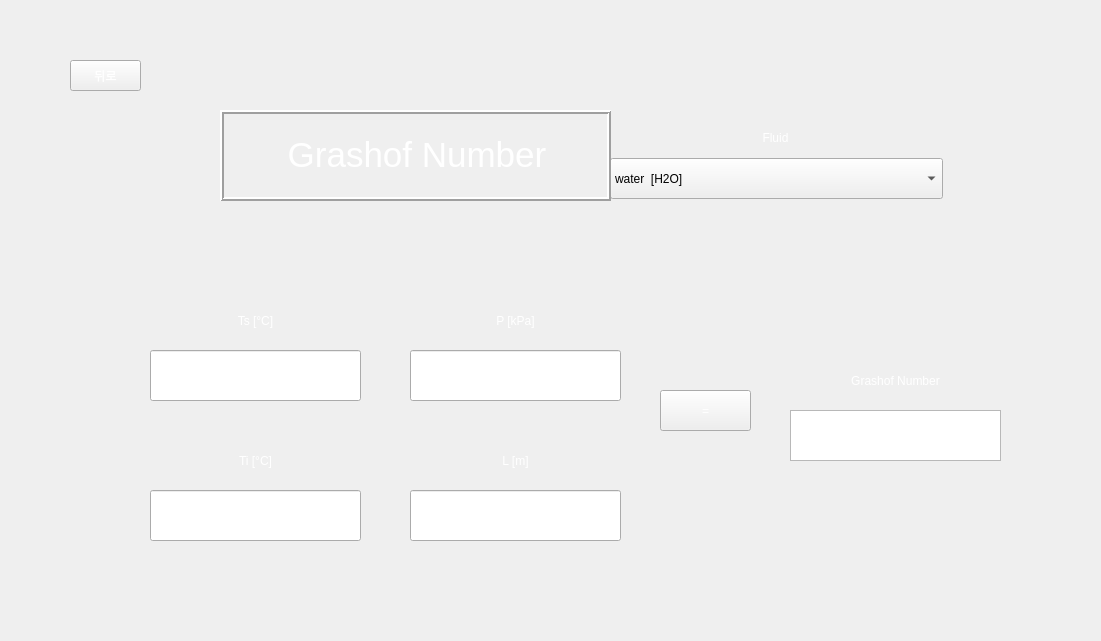
<?xml version="1.0" encoding="UTF-8"?>
<ui version="4.0">
 <class>Form_Gr</class>
 <widget class="QWidget" name="Form_Gr">
  <property name="geometry">
   <rect>
    <x>0</x>
    <y>0</y>
    <width>1101</width>
    <height>641</height>
   </rect>
  </property>
  <property name="minimumSize">
   <size>
    <width>691</width>
    <height>401</height>
   </size>
  </property>
  <property name="maximumSize">
   <size>
    <width>1101</width>
    <height>641</height>
   </size>
  </property>
  <property name="windowTitle">
   <string>GrCalc</string>
  </property>
  <property name="styleSheet">
   <string notr="true">background-image: url(:/background/하얀거.png);</string>
  </property>
  <widget class="QPushButton" name="toolButton">
   <property name="geometry">
    <rect>
     <x>660</x>
     <y>390</y>
     <width>91</width>
     <height>41</height>
    </rect>
   </property>
   <property name="styleSheet">
    <string notr="true">QPushButton {
color: qlineargradient(spread:pad, x1:0, y1:1, x2:1, y2:0, stop:0 rgba(255, 255, 255, 255), stop:1 rgba(255, 255, 255, 255));
background-image: url(:/background/버튼2.png);
font: 20pt &quot;맑은 고딕&quot;;
}
QPushButton:hover{
border-image: url(:/background/버튼클릭2.png);
}</string>
   </property>
   <property name="text">
    <string>=</string>
   </property>
  </widget>
  <widget class="QPushButton" name="pushButton">
   <property name="geometry">
    <rect>
     <x>70</x>
     <y>60</y>
     <width>71</width>
     <height>31</height>
    </rect>
   </property>
   <property name="styleSheet">
    <string notr="true">QPushButton {
color: qlineargradient(spread:pad, x1:0, y1:1, x2:1, y2:0, stop:0 rgba(255, 255, 255, 255), stop:1 rgba(255, 255, 255, 255));
background-image: url(:/background/버튼2.png);
font: 14pt &quot;맑은 고딕&quot;;
}
QPushButton:hover{
border-image: url(:/background/버튼클릭2.png);
}</string>
   </property>
   <property name="text">
    <string>뒤로</string>
   </property>
  </widget>
  <widget class="QLabel" name="label">
   <property name="geometry">
    <rect>
     <x>0</x>
     <y>0</y>
     <width>1101</width>
     <height>641</height>
    </rect>
   </property>
   <property name="maximumSize">
    <size>
     <width>1101</width>
     <height>641</height>
    </size>
   </property>
   <property name="styleSheet">
    <string notr="true">image: url(:/background/배경2.png);</string>
   </property>
   <property name="text">
    <string/>
   </property>
  </widget>
  <widget class="QLabel" name="label_3">
   <property name="geometry">
    <rect>
     <x>150</x>
     <y>290</y>
     <width>211</width>
     <height>61</height>
    </rect>
   </property>
   <property name="maximumSize">
    <size>
     <width>11111111</width>
     <height>11111111</height>
    </size>
   </property>
   <property name="styleSheet">
    <string notr="true">color: qlineargradient(spread:pad, x1:0, y1:1, x2:1, y2:0, stop:0 rgba(255, 255, 255, 255), stop:1 rgba(255, 255, 255, 255));
background-image: url(:/background/버튼2.png);
font: 20pt &quot;맑은 고딕&quot;;</string>
   </property>
   <property name="text">
    <string>Ts [°C]</string>
   </property>
   <property name="alignment">
    <set>Qt::AlignCenter</set>
   </property>
   <property name="buddy">
    <cstring>lineEdit_2</cstring>
   </property>
  </widget>
  <widget class="QLabel" name="label_5">
   <property name="geometry">
    <rect>
     <x>410</x>
     <y>290</y>
     <width>211</width>
     <height>61</height>
    </rect>
   </property>
   <property name="maximumSize">
    <size>
     <width>11111111</width>
     <height>11111111</height>
    </size>
   </property>
   <property name="styleSheet">
    <string notr="true">color: qlineargradient(spread:pad, x1:0, y1:1, x2:1, y2:0, stop:0 rgba(255, 255, 255, 255), stop:1 rgba(255, 255, 255, 255));
background-image: url(:/background/버튼2.png);
font: 20pt &quot;맑은 고딕&quot;;</string>
   </property>
   <property name="text">
    <string>P [kPa]</string>
   </property>
   <property name="alignment">
    <set>Qt::AlignCenter</set>
   </property>
   <property name="buddy">
    <cstring>lineEdit_3</cstring>
   </property>
  </widget>
  <widget class="QLabel" name="label_2">
   <property name="geometry">
    <rect>
     <x>610</x>
     <y>112</y>
     <width>331</width>
     <height>51</height>
    </rect>
   </property>
   <property name="styleSheet">
    <string notr="true">color: qlineargradient(spread:pad, x1:0, y1:1, x2:1, y2:0, stop:0 rgba(255, 255, 255, 255), stop:1 rgba(255, 255, 255, 255));
background-image: url(:/background/버튼2.png);
font: 20pt &quot;맑은 고딕&quot;;</string>
   </property>
   <property name="text">
    <string>Fluid</string>
   </property>
   <property name="alignment">
    <set>Qt::AlignCenter</set>
   </property>
  </widget>
  <widget class="QLineEdit" name="lineEdit_4">
   <property name="geometry">
    <rect>
     <x>410</x>
     <y>350</y>
     <width>211</width>
     <height>51</height>
    </rect>
   </property>
   <property name="maximumSize">
    <size>
     <width>11111111</width>
     <height>11111111</height>
    </size>
   </property>
   <property name="styleSheet">
    <string notr="true">
font: 14pt &quot;맑은 고딕&quot;;</string>
   </property>
  </widget>
  <widget class="QLineEdit" name="lineEdit_2">
   <property name="geometry">
    <rect>
     <x>150</x>
     <y>350</y>
     <width>211</width>
     <height>51</height>
    </rect>
   </property>
   <property name="maximumSize">
    <size>
     <width>11111111</width>
     <height>11111111</height>
    </size>
   </property>
   <property name="styleSheet">
    <string notr="true">
font: 14pt &quot;맑은 고딕&quot;;</string>
   </property>
  </widget>
  <widget class="QLabel" name="label_4">
   <property name="geometry">
    <rect>
     <x>150</x>
     <y>430</y>
     <width>211</width>
     <height>61</height>
    </rect>
   </property>
   <property name="maximumSize">
    <size>
     <width>11111111</width>
     <height>11111111</height>
    </size>
   </property>
   <property name="styleSheet">
    <string notr="true">color: qlineargradient(spread:pad, x1:0, y1:1, x2:1, y2:0, stop:0 rgba(255, 255, 255, 255), stop:1 rgba(255, 255, 255, 255));
background-image: url(:/background/버튼2.png);
font: 20pt &quot;맑은 고딕&quot;;</string>
   </property>
   <property name="text">
    <string>Ti [°C]</string>
   </property>
   <property name="alignment">
    <set>Qt::AlignCenter</set>
   </property>
   <property name="buddy">
    <cstring>lineEdit_3</cstring>
   </property>
  </widget>
  <widget class="QLabel" name="label_6">
   <property name="geometry">
    <rect>
     <x>410</x>
     <y>430</y>
     <width>211</width>
     <height>61</height>
    </rect>
   </property>
   <property name="maximumSize">
    <size>
     <width>11111111</width>
     <height>11111111</height>
    </size>
   </property>
   <property name="styleSheet">
    <string notr="true">color: qlineargradient(spread:pad, x1:0, y1:1, x2:1, y2:0, stop:0 rgba(255, 255, 255, 255), stop:1 rgba(255, 255, 255, 255));
background-image: url(:/background/버튼2.png);
font: 20pt &quot;맑은 고딕&quot;;</string>
   </property>
   <property name="text">
    <string>L [m]</string>
   </property>
   <property name="alignment">
    <set>Qt::AlignCenter</set>
   </property>
   <property name="buddy">
    <cstring>lineEdit_3</cstring>
   </property>
  </widget>
  <widget class="QLineEdit" name="lineEdit_3">
   <property name="geometry">
    <rect>
     <x>150</x>
     <y>490</y>
     <width>211</width>
     <height>51</height>
    </rect>
   </property>
   <property name="maximumSize">
    <size>
     <width>11111111</width>
     <height>11111111</height>
    </size>
   </property>
   <property name="styleSheet">
    <string notr="true">
font: 14pt &quot;맑은 고딕&quot;;</string>
   </property>
  </widget>
  <widget class="QLineEdit" name="lineEdit_5">
   <property name="geometry">
    <rect>
     <x>410</x>
     <y>490</y>
     <width>211</width>
     <height>51</height>
    </rect>
   </property>
   <property name="maximumSize">
    <size>
     <width>11111111</width>
     <height>11111111</height>
    </size>
   </property>
   <property name="styleSheet">
    <string notr="true">
font: 14pt &quot;맑은 고딕&quot;;</string>
   </property>
  </widget>
  <widget class="QLabel" name="label_10">
   <property name="geometry">
    <rect>
     <x>790</x>
     <y>350</y>
     <width>211</width>
     <height>61</height>
    </rect>
   </property>
   <property name="maximumSize">
    <size>
     <width>11111111</width>
     <height>11111111</height>
    </size>
   </property>
   <property name="styleSheet">
    <string notr="true">color: qlineargradient(spread:pad, x1:0, y1:1, x2:1, y2:0, stop:0 rgba(255, 255, 255, 255), stop:1 rgba(255, 255, 255, 255));
background-image: url(:/background/버튼2.png);
font: 16pt &quot;맑은 고딕&quot;;</string>
   </property>
   <property name="text">
    <string>Grashof Number</string>
   </property>
   <property name="alignment">
    <set>Qt::AlignCenter</set>
   </property>
  </widget>
  <widget class="QTextBrowser" name="textEdit">
   <property name="geometry">
    <rect>
     <x>790</x>
     <y>410</y>
     <width>211</width>
     <height>51</height>
    </rect>
   </property>
   <property name="sizePolicy">
    <sizepolicy hsizetype="Fixed" vsizetype="Fixed">
     <horstretch>0</horstretch>
     <verstretch>0</verstretch>
    </sizepolicy>
   </property>
   <property name="maximumSize">
    <size>
     <width>11111111</width>
     <height>11111111</height>
    </size>
   </property>
   <property name="styleSheet">
    <string notr="true">
font: 14pt &quot;맑은 고딕&quot;;</string>
   </property>
  </widget>
  <widget class="QComboBox" name="comboBox">
   <property name="geometry">
    <rect>
     <x>610</x>
     <y>158</y>
     <width>333</width>
     <height>41</height>
    </rect>
   </property>
   <property name="styleSheet">
    <string notr="true">background-image: url(:/background/하얀거.png);
font: 11pt &quot;맑은 고딕&quot;;</string>
   </property>
   <item>
    <property name="text">
     <string>water  [H2O]</string>
    </property>
   </item>
   <item>
    <property name="text">
     <string>air</string>
    </property>
   </item>
   <item>
    <property name="text">
     <string>1-Butene  [C4H8]</string>
    </property>
   </item>
   <item>
    <property name="text">
     <string>Acetone  [C3H6O]</string>
    </property>
   </item>
   <item>
    <property name="text">
     <string>Ammonia  [NH3]</string>
    </property>
   </item>
   <item>
    <property name="text">
     <string>Argon  [Ar]</string>
    </property>
   </item>
   <item>
    <property name="text">
     <string>Benzene  [C6H6]</string>
    </property>
   </item>
   <item>
    <property name="text">
     <string>CarbonDioxide  [CO2]</string>
    </property>
   </item>
   <item>
    <property name="text">
     <string>CarbonMonoxide  [CO]</string>
    </property>
   </item>
   <item>
    <property name="text">
     <string>CarbonylSulfide  [COS]</string>
    </property>
   </item>
   <item>
    <property name="text">
     <string>CycloHexane  [C6H12]</string>
    </property>
   </item>
   <item>
    <property name="text">
     <string>CycloPropane  [C3H6]</string>
    </property>
   </item>
   <item>
    <property name="text">
     <string>Cyclopentane  [C5H10]</string>
    </property>
   </item>
   <item>
    <property name="text">
     <string>D4  [C8H24O4Si4]</string>
    </property>
   </item>
   <item>
    <property name="text">
     <string>D5  [C10H30O5Si5]</string>
    </property>
   </item>
   <item>
    <property name="text">
     <string>D6  [C12H36O6Si6]</string>
    </property>
   </item>
   <item>
    <property name="text">
     <string>Deuterium  [D2]</string>
    </property>
   </item>
   <item>
    <property name="text">
     <string>Dichloroethane  [C2Cl2H4]</string>
    </property>
   </item>
   <item>
    <property name="text">
     <string>DiethylEther  [C4H10O]</string>
    </property>
   </item>
   <item>
    <property name="text">
     <string>DimethylCarbonate  [C3H6O3]</string>
    </property>
   </item>
   <item>
    <property name="text">
     <string>DimethylEther  [C2H6O]</string>
    </property>
   </item>
   <item>
    <property name="text">
     <string>Ethane  [C2H6]</string>
    </property>
   </item>
   <item>
    <property name="text">
     <string>Ethanol  [C2H6O]</string>
    </property>
   </item>
   <item>
    <property name="text">
     <string>EthylBenzene  [C8H10]</string>
    </property>
   </item>
   <item>
    <property name="text">
     <string>Ethylene  [C2H4]</string>
    </property>
   </item>
   <item>
    <property name="text">
     <string>EthyleneOxide  [C2H4O]</string>
    </property>
   </item>
   <item>
    <property name="text">
     <string>Fluorine  [F2]</string>
    </property>
   </item>
   <item>
    <property name="text">
     <string>HFE143m  [C2F3H3O]</string>
    </property>
   </item>
   <item>
    <property name="text">
     <string>HeavyWater  [D2O]</string>
    </property>
   </item>
   <item>
    <property name="text">
     <string>Helium  [He]</string>
    </property>
   </item>
   <item>
    <property name="text">
     <string>Hydrogen  [H2]</string>
    </property>
   </item>
   <item>
    <property name="text">
     <string>HydrogenChloride  [ClH]</string>
    </property>
   </item>
   <item>
    <property name="text">
     <string>HydrogenSulfide  [H2S]</string>
    </property>
   </item>
   <item>
    <property name="text">
     <string>IsoButane  [C4H10]</string>
    </property>
   </item>
   <item>
    <property name="text">
     <string>IsoButene  [C4H8]</string>
    </property>
   </item>
   <item>
    <property name="text">
     <string>Isohexane  [C6H14]</string>
    </property>
   </item>
   <item>
    <property name="text">
     <string>Isopentane  [C5H12]</string>
    </property>
   </item>
   <item>
    <property name="text">
     <string>Krypton  [Kr]</string>
    </property>
   </item>
   <item>
    <property name="text">
     <string>MD2M  [C10H30O3Si4]</string>
    </property>
   </item>
   <item>
    <property name="text">
     <string>MD3M  [C12H36O4Si5]</string>
    </property>
   </item>
   <item>
    <property name="text">
     <string>MD4M  [C14H42O5Si6]</string>
    </property>
   </item>
   <item>
    <property name="text">
     <string>MDM  [C8H24O2Si3]</string>
    </property>
   </item>
   <item>
    <property name="text">
     <string>MM  [C6H18OSi2]</string>
    </property>
   </item>
   <item>
    <property name="text">
     <string>Methane  [CH4]</string>
    </property>
   </item>
   <item>
    <property name="text">
     <string>Methanol  [CH4O]</string>
    </property>
   </item>
   <item>
    <property name="text">
     <string>MethylLinoleate  [C19H34O2]</string>
    </property>
   </item>
   <item>
    <property name="text">
     <string>MethylLinolenate  [C19H32O2]</string>
    </property>
   </item>
   <item>
    <property name="text">
     <string>MethylOleate  [C19H36O2]</string>
    </property>
   </item>
   <item>
    <property name="text">
     <string>MethylPalmitate  [C17H34O2]</string>
    </property>
   </item>
   <item>
    <property name="text">
     <string>MethylStearate  [C19H38O2]</string>
    </property>
   </item>
   <item>
    <property name="text">
     <string>Neon  [Ne]</string>
    </property>
   </item>
   <item>
    <property name="text">
     <string>Neopentane  [C5H12]</string>
    </property>
   </item>
   <item>
    <property name="text">
     <string>Nitrogen  [N2]</string>
    </property>
   </item>
   <item>
    <property name="text">
     <string>NitrousOxide  [N2O]</string>
    </property>
   </item>
   <item>
    <property name="text">
     <string>Novec649  [C6F12O]</string>
    </property>
   </item>
   <item>
    <property name="text">
     <string>OrthoDeuterium</string>
    </property>
   </item>
   <item>
    <property name="text">
     <string>OrthoHydrogen</string>
    </property>
   </item>
   <item>
    <property name="text">
     <string>Oxygen  [O2]</string>
    </property>
   </item>
   <item>
    <property name="text">
     <string>ParaDeuterium</string>
    </property>
   </item>
   <item>
    <property name="text">
     <string>ParaHydrogen</string>
    </property>
   </item>
   <item>
    <property name="text">
     <string>Propylene  [C3H6]</string>
    </property>
   </item>
   <item>
    <property name="text">
     <string>Propyne  [C3H4]</string>
    </property>
   </item>
   <item>
    <property name="text">
     <string>R11</string>
    </property>
   </item>
   <item>
    <property name="text">
     <string>R113</string>
    </property>
   </item>
   <item>
    <property name="text">
     <string>R114</string>
    </property>
   </item>
   <item>
    <property name="text">
     <string>R115</string>
    </property>
   </item>
   <item>
    <property name="text">
     <string>R116</string>
    </property>
   </item>
   <item>
    <property name="text">
     <string>R12</string>
    </property>
   </item>
   <item>
    <property name="text">
     <string>R123</string>
    </property>
   </item>
   <item>
    <property name="text">
     <string>R1233zd(E)</string>
    </property>
   </item>
   <item>
    <property name="text">
     <string>R1234yf</string>
    </property>
   </item>
   <item>
    <property name="text">
     <string>R1234ze(E)</string>
    </property>
   </item>
   <item>
    <property name="text">
     <string>R1234ze(Z)</string>
    </property>
   </item>
   <item>
    <property name="text">
     <string>R124</string>
    </property>
   </item>
   <item>
    <property name="text">
     <string>R1243zf</string>
    </property>
   </item>
   <item>
    <property name="text">
     <string>R125</string>
    </property>
   </item>
   <item>
    <property name="text">
     <string>R13</string>
    </property>
   </item>
   <item>
    <property name="text">
     <string>R134a</string>
    </property>
   </item>
   <item>
    <property name="text">
     <string>R13l1</string>
    </property>
   </item>
   <item>
    <property name="text">
     <string>R14</string>
    </property>
   </item>
   <item>
    <property name="text">
     <string>R141b</string>
    </property>
   </item>
   <item>
    <property name="text">
     <string>R142b</string>
    </property>
   </item>
   <item>
    <property name="text">
     <string>R143a</string>
    </property>
   </item>
   <item>
    <property name="text">
     <string>R152A</string>
    </property>
   </item>
   <item>
    <property name="text">
     <string>R161</string>
    </property>
   </item>
   <item>
    <property name="text">
     <string>R21</string>
    </property>
   </item>
   <item>
    <property name="text">
     <string>R218</string>
    </property>
   </item>
   <item>
    <property name="text">
     <string>R22</string>
    </property>
   </item>
   <item>
    <property name="text">
     <string>R227EA</string>
    </property>
   </item>
   <item>
    <property name="text">
     <string>R23</string>
    </property>
   </item>
   <item>
    <property name="text">
     <string>R236EA</string>
    </property>
   </item>
   <item>
    <property name="text">
     <string>R236FA</string>
    </property>
   </item>
   <item>
    <property name="text">
     <string>R245ca</string>
    </property>
   </item>
   <item>
    <property name="text">
     <string>R245fa</string>
    </property>
   </item>
   <item>
    <property name="text">
     <string>R32</string>
    </property>
   </item>
   <item>
    <property name="text">
     <string>R365MFC</string>
    </property>
   </item>
   <item>
    <property name="text">
     <string>R40</string>
    </property>
   </item>
   <item>
    <property name="text">
     <string>R404A</string>
    </property>
   </item>
   <item>
    <property name="text">
     <string>R407C</string>
    </property>
   </item>
   <item>
    <property name="text">
     <string>R41</string>
    </property>
   </item>
   <item>
    <property name="text">
     <string>R410A</string>
    </property>
   </item>
   <item>
    <property name="text">
     <string>R507A</string>
    </property>
   </item>
   <item>
    <property name="text">
     <string>RC318</string>
    </property>
   </item>
   <item>
    <property name="text">
     <string>SES36</string>
    </property>
   </item>
   <item>
    <property name="text">
     <string>SulfurDioxide  [O2S]</string>
    </property>
   </item>
   <item>
    <property name="text">
     <string>SulfurHexafluoride  [F6S]</string>
    </property>
   </item>
   <item>
    <property name="text">
     <string>Toluene  [C7H8]</string>
    </property>
   </item>
   <item>
    <property name="text">
     <string>Xenon  [Xe]</string>
    </property>
   </item>
   <item>
    <property name="text">
     <string>cis-2-Butene  [C4H8]</string>
    </property>
   </item>
   <item>
    <property name="text">
     <string>m-Xylene  [C8H10]</string>
    </property>
   </item>
   <item>
    <property name="text">
     <string>n-Butane  [C4H10]</string>
    </property>
   </item>
   <item>
    <property name="text">
     <string>n-Decane  [C10H22]</string>
    </property>
   </item>
   <item>
    <property name="text">
     <string>n-Dodecane  [C12H26]</string>
    </property>
   </item>
   <item>
    <property name="text">
     <string>n-Heptane  [C7H16]</string>
    </property>
   </item>
   <item>
    <property name="text">
     <string>n-Hexane  [C6H14]</string>
    </property>
   </item>
   <item>
    <property name="text">
     <string>n-Nonane  [C9H20]</string>
    </property>
   </item>
   <item>
    <property name="text">
     <string>n-Octane  [C8H18]</string>
    </property>
   </item>
   <item>
    <property name="text">
     <string>n-Pentane  [C5H12]</string>
    </property>
   </item>
   <item>
    <property name="text">
     <string>n-Propane  [C3H8]</string>
    </property>
   </item>
   <item>
    <property name="text">
     <string>n-Undecane  [C11H24]</string>
    </property>
   </item>
   <item>
    <property name="text">
     <string>o-Xylene  [C8H10]</string>
    </property>
   </item>
   <item>
    <property name="text">
     <string>p-Xylene  [C8H10]</string>
    </property>
   </item>
   <item>
    <property name="text">
     <string>trans-2-Butene  [C4H8]</string>
    </property>
   </item>
  </widget>
  <widget class="QLabel" name="label_7">
   <property name="geometry">
    <rect>
     <x>220</x>
     <y>110</y>
     <width>391</width>
     <height>91</height>
    </rect>
   </property>
   <property name="styleSheet">
    <string notr="true">font: 10pt &quot;맑은 고딕&quot;;
color: rgb(255, 255, 255);
background-image: url(:/background/버튼2.png);</string>
   </property>
   <property name="frameShape">
    <enum>QFrame::Box</enum>
   </property>
   <property name="frameShadow">
    <enum>QFrame::Raised</enum>
   </property>
   <property name="lineWidth">
    <number>2</number>
   </property>
   <property name="text">
    <string>&lt;!DOCTYPE HTML PUBLIC &quot;-//W3C//DTD HTML 4.0//EN&quot; &quot;http://www.w3.org/TR/REC-html40/strict.dtd&quot;&gt;
&lt;html&gt;&lt;head&gt;&lt;meta name=&quot;qrichtext&quot; content=&quot;1&quot; /&gt;&lt;style type=&quot;text/css&quot;&gt;
p, li { white-space: pre-wrap; }
&lt;/style&gt;&lt;/head&gt;&lt;body style=&quot; font-family:'맑은 고딕'; font-size:10pt; font-weight:400; font-style:normal;&quot;&gt;
&lt;p align=&quot;center&quot; style=&quot; margin-top:12px; margin-bottom:12px; margin-left:0px; margin-right:0px; -qt-block-indent:0; text-indent:0px;&quot;&gt;&lt;span style=&quot; font-size:26pt;&quot;&gt;Grashof Number&lt;/span&gt;&lt;/p&gt;&lt;/body&gt;&lt;/html&gt;</string>
   </property>
   <property name="buddy">
    <cstring>pushButton</cstring>
   </property>
  </widget>
  <zorder>label</zorder>
  <zorder>toolButton</zorder>
  <zorder>pushButton</zorder>
  <zorder>label_3</zorder>
  <zorder>label_5</zorder>
  <zorder>label_2</zorder>
  <zorder>lineEdit_4</zorder>
  <zorder>lineEdit_2</zorder>
  <zorder>label_4</zorder>
  <zorder>label_6</zorder>
  <zorder>lineEdit_3</zorder>
  <zorder>lineEdit_5</zorder>
  <zorder>label_10</zorder>
  <zorder>textEdit</zorder>
  <zorder>comboBox</zorder>
  <zorder>label_7</zorder>
 </widget>
 <resources>
  <include location="../resource/resources.qrc"/>
 </resources>
 <connections/>
</ui>
